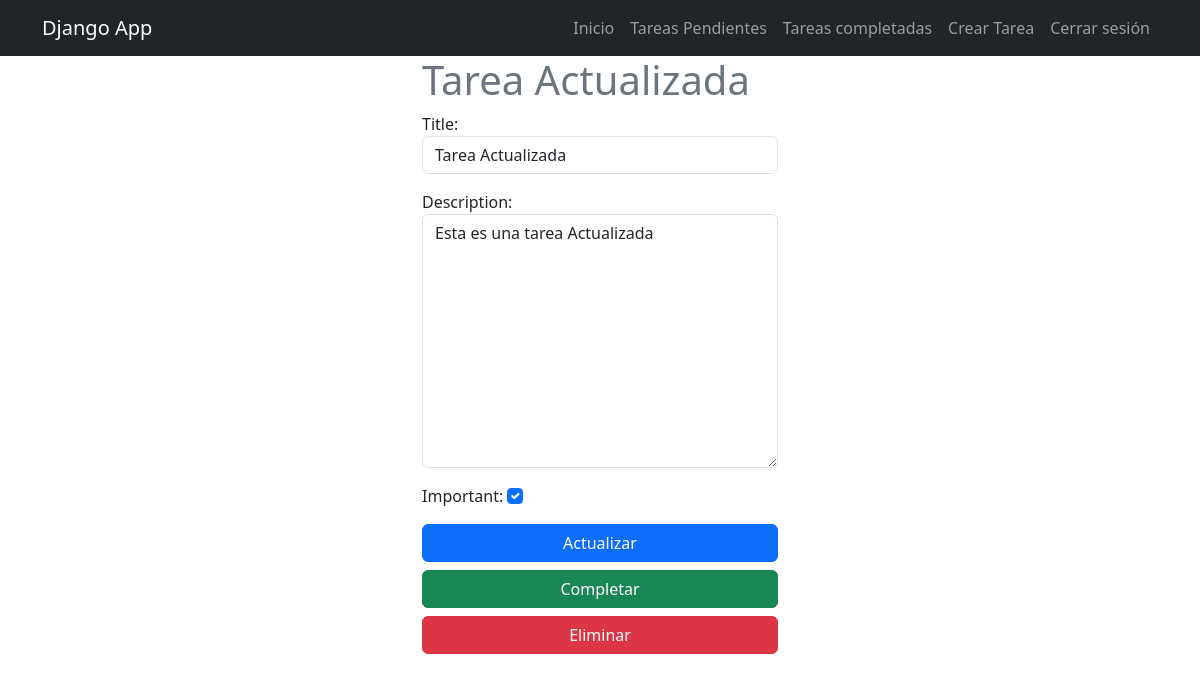
The app's page /tasks/4/ (signed in) with its own data.
### task/models.py (models this page shows, shortened)
class Task(models.Model):
    title = models.CharField(max_length=100)
    description = models.TextField(blank=False)
    created = models.DateTimeField(auto_now_add=True)
    datecompleted = models.DateTimeField(null=True, blank=True)
    important = models.BooleanField(default=False)
    user = models.ForeignKey(User, on_delete=models.CASCADE)

### task/views.py (the view, shortened to what this page needs)
# urls.py: path('tasks/<int:task_id>/', views.task_detail, name="task_detail"),
@login_required
def task_detail(request, task_id):
    if request.method == 'GET':
        task = get_object_or_404(Task, pk=task_id,user = request.user)
        form = TaskForm(instance=task)
        return render(request, 'task_detail.html', {
            'task': task,
            'form': form})

### task/forms.py
class TaskForm(forms.ModelForm):
    class Meta:
        model = Task
        fields = ['title', 'description', 'important']
        widgets = {
            'title': forms.TextInput(attrs={'class': 'form-control', 'placeholder': 'Nombre de la tarea'}),
            'description': forms.Textarea(attrs={'class': 'form-control', 'placeholder': 'Descripción de la tarea'}),
            'important': forms.CheckboxInput(attrs={'class': 'form-check-input'}),
        }

### task/templates/task_detail.html (shortened to what this page needs)
{% extends 'base.html' %}
{% block content %}
    <main class="container">
        <div class="row">
            <div class="col-md-4 offset-md-4">
                <h1 class="text-secondary">{{task.title}}</h1>
                <div>
                    <form action="" method="POST">
                        {{ form.as_p }}
                        <div class="d-grid gap-2 mt-2">
                            <button class="btn btn-primary">
                                Actualizar
                            </button>
                        </div>
                    </form>
                    <form action="{% url 'complete_task' task.id %}" method="POST">
                        <div class="d-grid gap-2 mt-2">
                            <button class="btn btn-success">
                                Completar
                            </button>
                        </div>
                    </form>
                    <form action="{% url 'delete_task' task.id %}" method="POST">
                        <div class="d-grid gap-2 mt-2">
                            <button class="btn btn-danger">
                                Eliminar
                            </button>
                        </div>
                    </form>
                </div>
            </div>
        </div>
    </main>
{% endblock %}

### records on screen
Task: title "Tarea Actualizada", description "Esta es una tarea Actualizada", important "☑"
